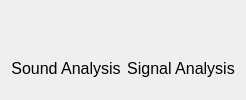
      <widget class="QWidget" name="Home">
       <layout class="QGridLayout" name="gridLayout_2">
        <item row="1" column="1">
         <widget class="QLabel" name="label_2">
          <property name="sizePolicy">
           <sizepolicy hsizetype="Preferred" vsizetype="Fixed">
            <horstretch>0</horstretch>
            <verstretch>0</verstretch>
           </sizepolicy>
          </property>
          <property name="font">
           <font>
            <pointsize>12</pointsize>
           </font>
          </property>
          <property name="text">
           <string>Signal Analysis</string>
          </property>
          <property name="alignment">
           <set>Qt::AlignCenter</set>
          </property>
         </widget>
        </item>
        <item row="1" column="0">
         <widget class="QLabel" name="label">
          <property name="sizePolicy">
           <sizepolicy hsizetype="Preferred" vsizetype="Fixed">
            <horstretch>0</horstretch>
            <verstretch>0</verstretch>
           </sizepolicy>
          </property>
          <property name="font">
           <font>
            <pointsize>12</pointsize>
           </font>
          </property>
          <property name="text">
           <string>Sound Analysis</string>
          </property>
          <property name="alignment">
           <set>Qt::AlignCenter</set>
          </property>
         </widget>
        </item>
        <item row="0" column="0">
         <widget class="QPushButton" name="btnHomeSound">
          <property name="icon">
           <iconset>
            <normaloff>images/maximal-volume-audio-interface-symbol-of-a-speaker-side-view-with-lines-representing-sound.png</normaloff>images/maximal-volume-audio-interface-symbol-of-a-speaker-side-view-with-lines-representing-sound.png</iconset>
          </property>
          <property name="iconSize">
           <size>
            <width>250</width>
            <height>250</height>
           </size>
          </property>
          <property name="flat">
           <bool>true</bool>
          </property>
         </widget>
        </item>
        <item row="0" column="1">
         <widget class="QPushButton" name="btnHomeSignal">
          <property name="icon">
           <iconset>
            <normaloff>images/lifeline-signal.png</normaloff>images/lifeline-signal.png</iconset>
          </property>
          <property name="iconSize">
           <size>
            <width>250</width>
            <height>250</height>
           </size>
          </property>
          <property name="flat">
           <bool>true</bool>
          </property>
         </widget>
        </item>
       </layout>
      </widget>
